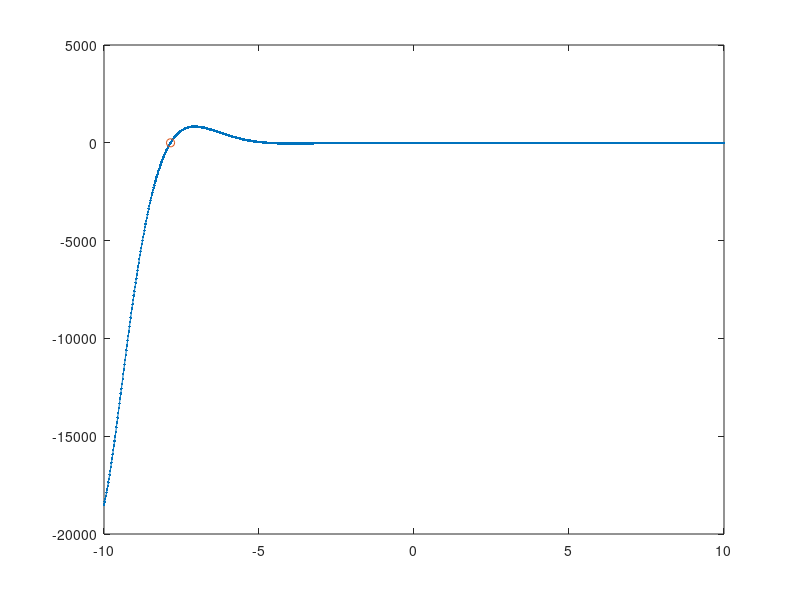
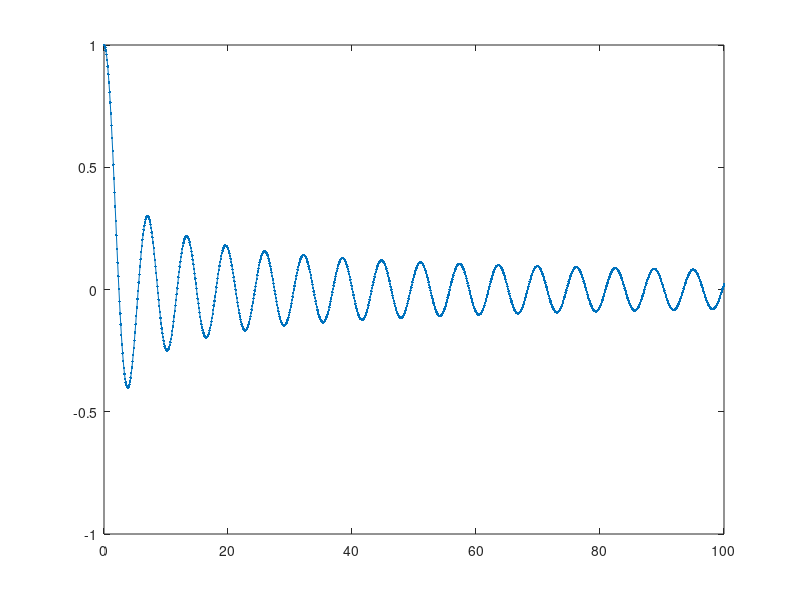
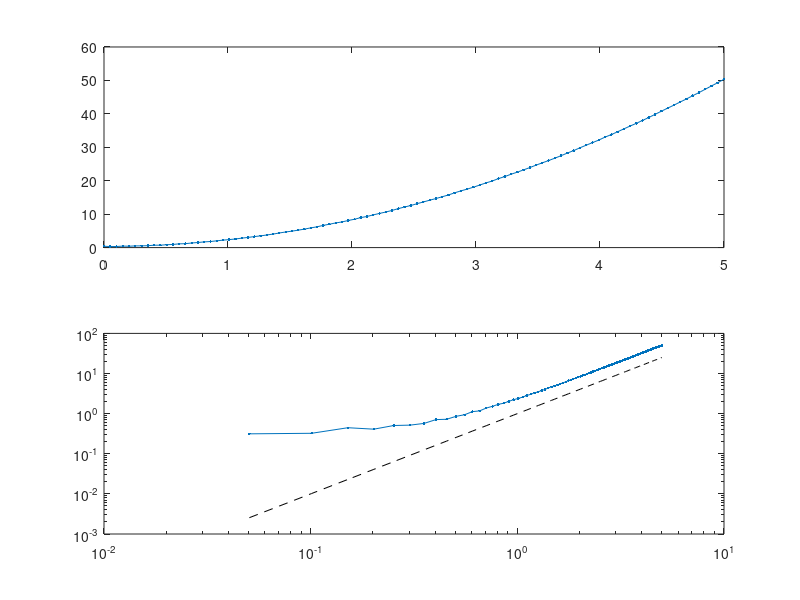
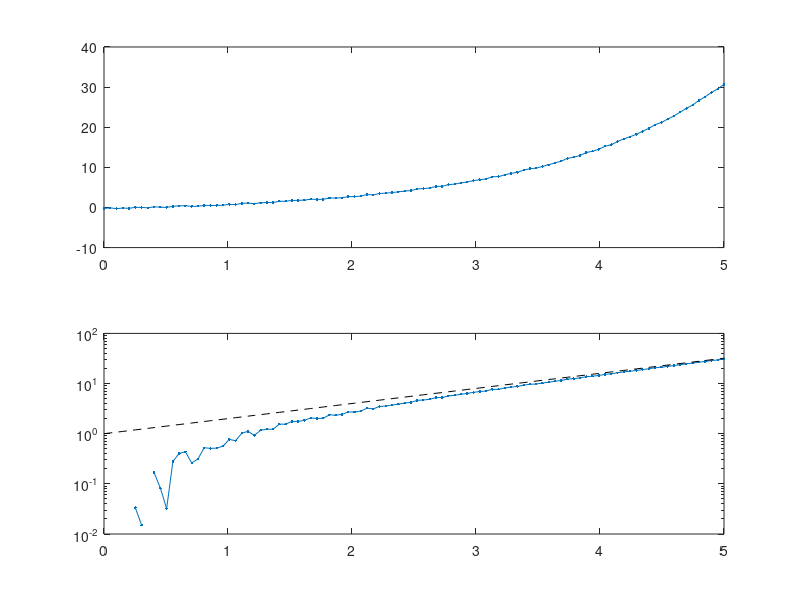

Recreate these plots in MATLAB, in order.
%% Linear Algebra

v = [1;2;3];    % Make a vector
A = rand(3,3);  % Random 3x3 matrix
y = A*v         % Matrix-vector product
B = rand(4,3);  % Random 4x3 matrix
C = B*A;        % Matrix-matrix product

b = rand(3,1);  % Solve a linear system Ax=b
x = A\b

[U,S,V] = svd(A);   % Compute an SVD


%% Nonlinear solvers (f(x) = 0)

f = @(x) exp(-x).*cos(x);   % Define a function handle
x = linspace(-10,10,1000);  % Get an equispaced grid of points

figure(1);
plot(x,f(x),'.-'); hold on  % Plot the function

% Find a zero of the function
x0 = -9;            % Initial guess
x0 = fzero(f,x0);   % Find a zero

plot(x0,f(x0),'o'); hold off    % Plot the zero
f(x0)                           % Verify f(x)~=0

%% Plot a special function
x = linspace(0,100,1000);   % Get a grid
J0 = besselj(0,x);          % Evaluate a Bessel function on the grid

figure(2);
plot(x,J0,'.-')             % Plot it

%% Plotting algebraic growth

x = linspace(0,5,100);
y = 2*x.^2 + 0.1*rand(size(x)) + 0.3;   % Noisy data w/ quadratic growth

figure(3);
subplot(2,1,1);
plot(x,y,'.-');                  % Ordinary plot
subplot(2,1,2);
loglog(x,y,'.-',x,x.^2,'--k');   % Straight line on a loglog plot

%% Plotting exponential growth

y = 2.^x - 1.4 + 0.3*rand(size(x)); % Noisy data w/ exponential growth

figure(4);
subplot(2,1,1);
plot(x,y,'.-');                      % Ordinary plot
subplot(2,1,2);
semilogy(x,y,'.-',x,2.^x,'--k');     % Straight line on a lin-log plot



